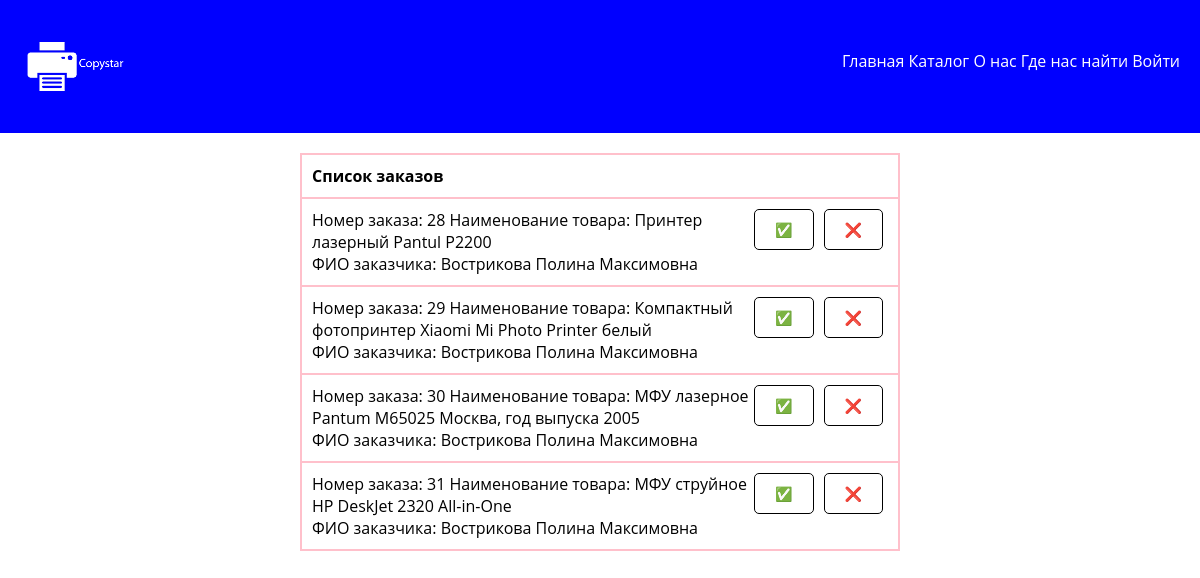
The app's page /adminpanel.php with its own data.
### tables this page shows
CREATE TABLE `orders` (
  `id` int(11) NOT NULL,
  `user_id` int(11) NOT NULL,
  `product_id` int(11) NOT NULL,
  `count` int(11) NOT NULL,
  `status` int(11) NOT NULL
);

CREATE TABLE `products` (
  `id` int(11) NOT NULL,
  `product` varchar(255) NOT NULL,
  `categoryId` int(11) NOT NULL,
  `price` int(11) NOT NULL,
  `image` text NOT NULL,
  `year` int(11) NOT NULL,
  `country_id` int(11) DEFAULT NULL
);

CREATE TABLE `users` (
  `id` int(11) NOT NULL,
  `login` varchar(50) NOT NULL,
  `password` varchar(50) NOT NULL,
  `surname` varchar(50) NOT NULL,
  `name` varchar(50) NOT NULL,
  `patronymic` varchar(50) NOT NULL,
  `email` varchar(50) NOT NULL,
  `role` int(11) NOT NULL DEFAULT '1'
);

### database/requests.php (called while the page is built, shortened)
<?php
function fetch_data($string)
{
    require 'connect.php';
    return mysqli_fetch_all(mysqli_query($connect, $string), MYSQLI_ASSOC);
}
$orders = fetch_data("
    select o.id, o.count, s.status, p.product, p.price, u.surname, u.name, u.patronymic from orders o
    left join products p on p.id = o.product_id
    left join users u on u.id = o.user_id
    left join statuses s on s.id = o.status
    where o.status = 1;
  ");
?>

### adminpanel.php (the view, shortened to what this page needs)
<body>
  <?php require 'templates/header.php'; ?>
  <?php require 'database/requests.php'; ?>
  <div class="container">
    <table class='w-50 table' border="1">
      <tr>
        <th>Список заказов</th>
      </tr>
      <?php foreach ($orders as $order): ?>
        <tr>
          <td>
            <div>
              <div>
                Номер заказа: <?= $order['id'] ?>
                Наименование товара: <?= $order['product'] ?>
              </div>
              <div>
                ФИО заказчика: <?= $order['surname'] ?> <?= $order['name'] ?> <?= $order['patronymic'] ?>
              </div>
            </div>
            <div class='d-flex'>
              <form action="database/orders.php" method='post'>
                <button class='btn'>&#9989;</button>
              </form>
              <form action="database/orders.php" method='post'>
                <button class='btn'>&#10060;</button>
              </form>
            </div>
          </td>
        </tr>
      <?php endforeach ?>
    </table>
  </div>
</body>

### templates/header.php (shortened to what this page needs)
<!DOCTYPE html>
<html lang="en">
<head>
  <link rel="stylesheet" href="assets/css/style.css">
</head>
<body>
  <div class="header ">
    <div class="logo">
      <a href="index.php">
        <img src="assets/images/logo2.png" alt="logo">
      </a>
    </div>
    <div class="nav">
      <a href="/">Главная</a>
      <a href="/catalog.php">Каталог</a>
      <a href="/about.php">О нас</a>
      <a href="/contact.php">Где нас найти</a>
       <?php if(!$_SESSION['user']): ?>
        <a href="/auth.php">Войти</a>
      <?php endif ?>
    </div>
  </div>
</body>
</html>

### assets/css/style.css (style rules this page uses)
* { margin: 0; padding: 0; box-sizing: border-box; font-family: 'Open Sans', 'Helvetica Neue', sans-serif; }
.container { max-width: 1600px; margin: 0 auto; padding-top: 20px; }
.logo { font-size: 30px; font-weight: bold; color: #fff; }
.header { width: 100%; display: flex; justify-content: space-between; padding: 10px 20px; background-color: blue; }
.header a { color: #fff; }
a { text-decoration: none; color: black; }
.btn { cursor: pointer; border-radius: 5px; background-color: white; padding: 10px 20px; border: 0.5px solid black; font-size: 14px; margin-left: 5px; margin-right: 5px; transition: .2s linear; }
img { width: 50%; margin: 0 auto; object-fit: cover; }
.d-flex { display: flex; }
.nav { margin-top: 40px; color: #fff; }
.w-50 { width: 50%; margin: 0 auto; }
table, th, td { border: 1px solid pink; border-collapse: collapse; }
th, td { padding: 10px; display: flex; justify-content: space-between; }

### records on screen
orders: id "28", product.product "Принтер лазерный Pantul P2200", user.surname "Вострикова", user.name "Полина", user.patronymic "Максимовна"
orders: id "29", product.product "Компактный фотопринтер Xiaomi Mi Photo Printer белый", user.surname "Вострикова", user.name "Полина", user.patronymic "Максимовна"
orders: id "30", product.product "МФУ лазерное Pantum M65025 Москва, год выпуска 2005", user.surname "Вострикова", user.name "Полина", user.patronymic "Максимовна"
orders: id "31", product.product "МФУ струйное НР DeskJet 2320 All-in-One", user.surname "Вострикова", user.name "Полина", user.patronymic "Максимовна"
